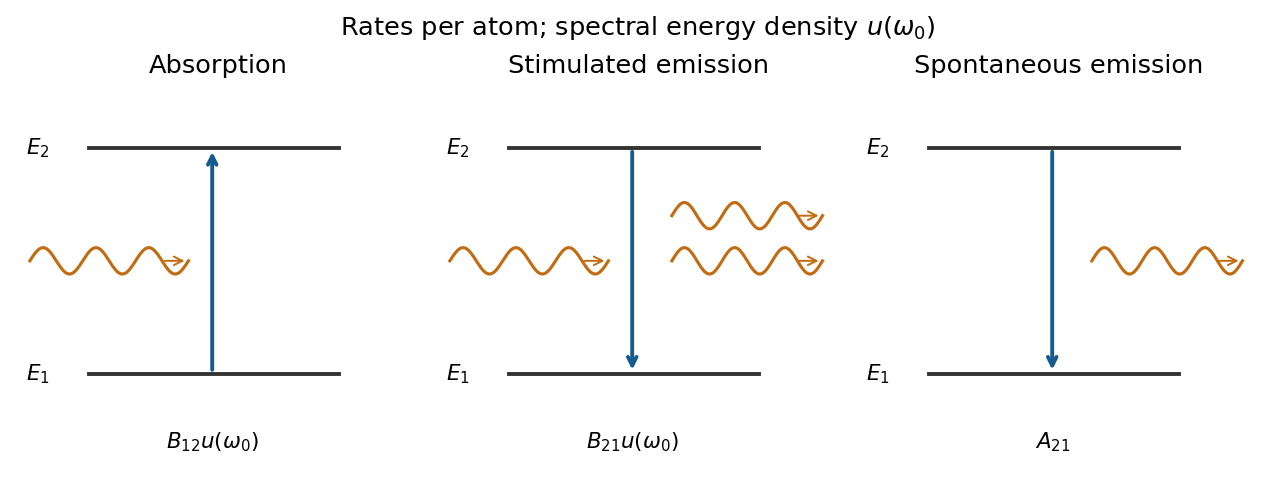

Write Python code to recreate this figure.
"""Original Einstein-transition schematic; Matplotlib 3.10/Python 3.14.
Save PNG basename to cwd, normally the mirrored _media year directory.
"""
import numpy as np
import matplotlib
matplotlib.use("Agg")
import matplotlib.pyplot as plt

plt.rcParams.update({"font.size": 11, "figure.facecolor": "white", "axes.facecolor": "white"})
fig, axes=plt.subplots(1,3,figsize=(9,3.3),layout="constrained")
def photon(ax,x0,x1,y):
    x=np.linspace(x0,x1,150)
    ax.plot(x,y+0.035*np.sin(np.linspace(0,6*np.pi,len(x))),color="#c16c12",lw=1.6)
    ax.annotate("",(x1,y),(x1-0.07,y),arrowprops={"arrowstyle":"->","color":"#c16c12"})
for i,(ax,title,rate) in enumerate(zip(axes,["Absorption","Stimulated emission","Spontaneous emission"],[r"$B_{12}u(\omega_0)$",r"$B_{21}u(\omega_0)$",r"$A_{21}$"])):
    for y,lab in [(0.2,r"$E_1$"),(0.8,r"$E_2$")]:
        ax.plot([0.19,0.82],[y,y],color="0.2",lw=2)
        ax.text(0.06,y,lab,ha="center",va="center")
    ax.annotate("",(0.5,0.8 if i==0 else 0.2),(0.5,0.2 if i==0 else 0.8),arrowprops={"arrowstyle":"->","lw":2,"color":"#155a91"})
    if i<2:photon(ax,0.04,0.44,0.5)
    if i>0:photon(ax,0.6,0.98,0.5)
    if i==1:photon(ax,0.6,0.98,0.62)
    ax.set_title(title)
    ax.text(0.5,0.02,rate,ha="center",va="center")
    ax.set(xlim=(0,1.03),ylim=(-0.04,0.97))
    ax.axis("off")
fig.suptitle(r"Rates per atom; spectral energy density $u(\omega_0)$")
fig.savefig("paper-1-aqp2013-radiative-transitions.png",dpi=140,facecolor="white",bbox_inches="tight")
